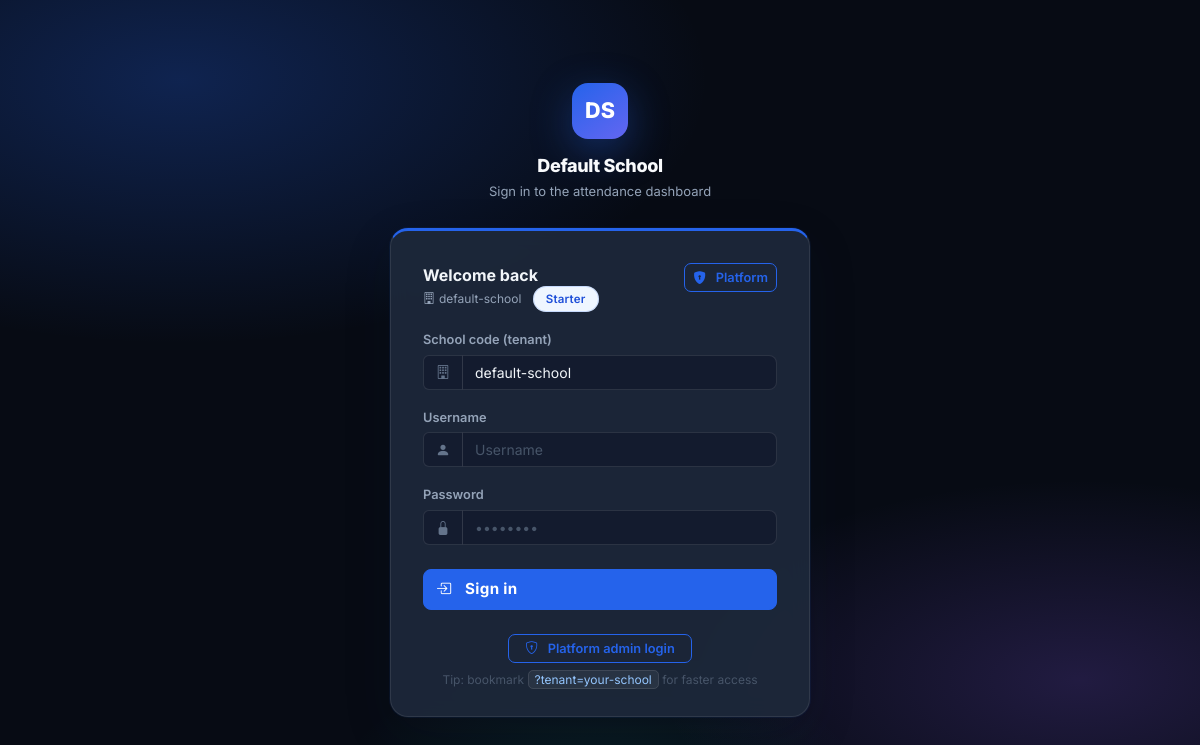
/public/login.php, run on the app's committed database.
### tables this page shows
CREATE TABLE IF NOT EXISTS tenants (
  id INT AUTO_INCREMENT PRIMARY KEY,
  slug VARCHAR(80) NOT NULL UNIQUE,
  school_name VARCHAR(180) NOT NULL,
  logo_url VARCHAR(255) NULL,
  company_logo_url VARCHAR(255) NULL,
  background_url VARCHAR(255) NULL,
  plan_name VARCHAR(60) NOT NULL DEFAULT 'Starter',
  max_users INT NOT NULL DEFAULT 100,
  max_cards INT NOT NULL DEFAULT 300,
  billing_status ENUM('trial', 'paid', 'past_due', 'suspended') NOT NULL DEFAULT 'trial',
  trial_ends_at DATE NULL,
  status ENUM('active', 'inactive') NOT NULL DEFAULT 'active',
  sms_enabled TINYINT(1) NOT NULL DEFAULT 0,
  sms_template_in TEXT NULL,
  sms_template_out TEXT NULL,
  sms_poll_secret VARCHAR(64) NULL,
  created_at TIMESTAMP DEFAULT CURRENT_TIMESTAMP
);

### includes/helpers.php (called while the page is built, shortened)
<?php
function h(?string $value): string
{
    return htmlspecialchars((string) $value, ENT_QUOTES, 'UTF-8');
}

### includes/tenant.php (called while the page is built, shortened)
<?php
function requestedTenantSlug(): string
{
    return DEFAULT_TENANT_SLUG;
}
function bootstrapTenant(): void
{
    $pdo = db();
    $slug = requestedTenantSlug();
    $stmt = $pdo->prepare("SELECT * FROM tenants WHERE slug = ? LIMIT 1");
    $stmt->execute([$slug]);
    $tenant = $stmt->fetch();
    if (!$tenant && ALLOW_TENANT_AUTO_CREATE && $slug !== '') {
        $stmt->execute([$slug]);
        $tenant = $stmt->fetch();
    }
    if (!$tenant) {
        $tenant = $pdo->query("SELECT * FROM tenants ORDER BY id ASC LIMIT 1")->fetch();
    }
}
function currentTenant(): array
{
    return $_SESSION['tenant'] ?? [
        'id' => 1,
        'slug' => DEFAULT_TENANT_SLUG,
        'name' => APP_NAME,
        'logo_url' => null,
        'company_logo_url' => null,
        'background_url' => null,
        'status' => 'active',
        'plan_name' => 'Starter',
        'max_users' => 100,
        'max_cards' => 300,
        'billing_status' => 'trial',
        'trial_ends_at' => '',
    ];
}
function tenantName(): string
{
    return (string) (currentTenant()['name'] ?? APP_NAME);
}

### includes/bootstrap.php (called while the page is built, shortened)
<?php
require_once __DIR__ . '/helpers.php';
require_once __DIR__ . '/tenant.php';
bootstrapTenant();

### public/login.php (the view, shortened to what this page needs)
<?php
require_once __DIR__ . '/../includes/bootstrap.php';
$tenant = currentTenant();
?>
<!doctype html>
<html lang="en">
<head>
    <link href="https://cdn.jsdelivr.net/npm/bootstrap@5.3.3/dist/css/bootstrap.min.css" rel="stylesheet">
    <link href="https://cdn.jsdelivr.net/npm/bootstrap-icons@1.11.3/font/bootstrap-icons.min.css" rel="stylesheet">
    <link href="<?= h(BASE_URL . '/assets/ui.css') ?>" rel="stylesheet">
</head>
<body class="auth-shell">
<div class="auth-wrap">
    <div class="auth-brand">
        <div class="auth-brand-logo">
            <?php
            $initials = '';
            foreach (explode(' ', tenantName()) as $w) {
                $initials .= strtoupper(mb_substr($w, 0, 1));
                if (strlen($initials) >= 2) {
                    break;
                }
            }
            echo h($initials ?: 'S');
            ?>
        </div>
        <h1 class="auth-brand-title"><?= h(tenantName()) ?></h1>
        <p class="auth-brand-sub">Sign in to the attendance dashboard</p>
    </div>
    <div class="auth-card">
        <div class="card-body">
            <div class="auth-card-header">
                <div>
                    <div class="auth-card-header-title">Welcome back</div>
                    <div class="auth-card-header-meta">
                        <i class="bi bi-building me-1"></i><?= h($tenant['slug'] ?? '') ?>
                        <span class="ms-2 tb-plan-badge"><?= h((string)($tenant['plan_name'] ?? 'Starter')) ?></span>
                    </div>
                </div>
                <a class="btn btn-sm btn-outline-primary flex-shrink-0 auth-platform-pill" href="<?= h(BASE_URL . '/platform_login.php') ?>" title="Platform super-admin sign-in">
                    <i class="bi bi-shield-lock-fill me-1"></i>Platform
                </a>
            </div>
            <form method="post">
                <div class="mb-3">
                    <label class="form-label" for="login-tenant">School code (tenant)</label>
                    <div class="input-group">
                        <span class="input-group-text auth-input-addon"><i class="bi bi-building"></i></span>
                        <input id="login-tenant" name="tenant" class="form-control" value="<?= h($tenant['slug'] ?? '') ?>" required placeholder="e.g. default-school" autocomplete="organization">
                    </div>
                </div>
                <div class="mb-3">
                    <label class="form-label" for="login-user">Username</label>
                    <div class="input-group">
                        <span class="input-group-text auth-input-addon"><i class="bi bi-person-fill"></i></span>
                        <input id="login-user" name="username" class="form-control" required placeholder="Username" autocomplete="username">
                    </div>
                </div>
                <div class="mb-4">
                    <label class="form-label" for="login-pass">Password</label>
                    <div class="input-group">
                        <span class="input-group-text auth-input-addon"><i class="bi bi-lock-fill"></i></span>
                        <input id="login-pass" type="password" name="password" class="form-control" required autocomplete="current-password" placeholder="••••••••">
                    </div>
                </div>
                <button type="submit" class="btn btn-primary w-100 py-2 auth-btn-submit">
                    <i class="bi bi-box-arrow-in-right me-2"></i>Sign in
                </button>
            </form>
            <div class="text-center mt-4 auth-platform-foot">
                <a class="btn btn-outline-primary btn-sm px-3" href="<?= h(BASE_URL . '/platform_login.php') ?>">
                    <i class="bi bi-shield-lock me-1"></i>Platform admin login
                </a>
            </div>
            <p class="text-center auth-footer-hint mt-2 mb-0">
                Tip: bookmark <span class="kbd">?tenant=your-school</span> for faster access
            </p>
        </div>
    </div>
</div>
</body>
</html>

### data on the page
tenants: school_name "Default School", slug "default-school", plan_name "Starter", tenant "default-school"

### other printed values
$initials ?: 'S' "DS"
